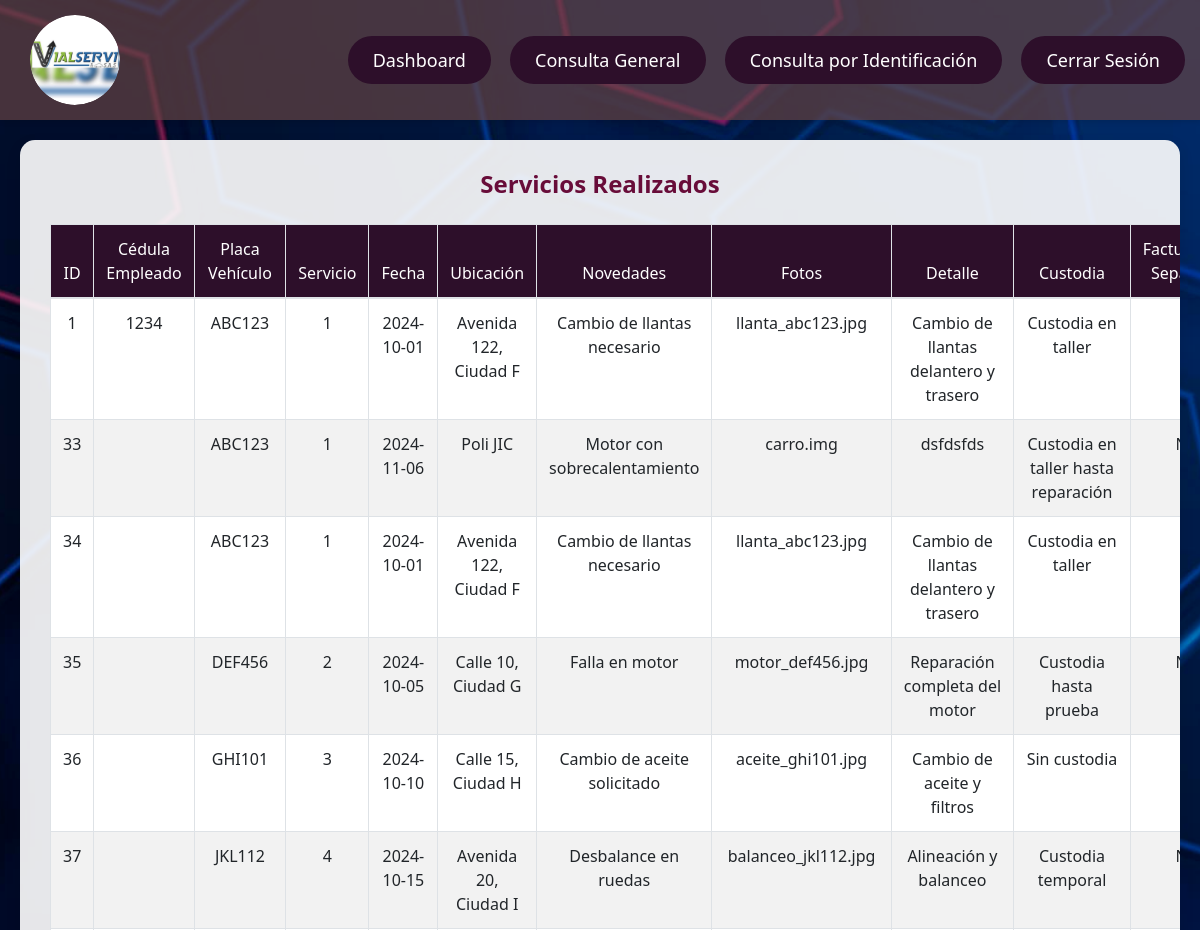
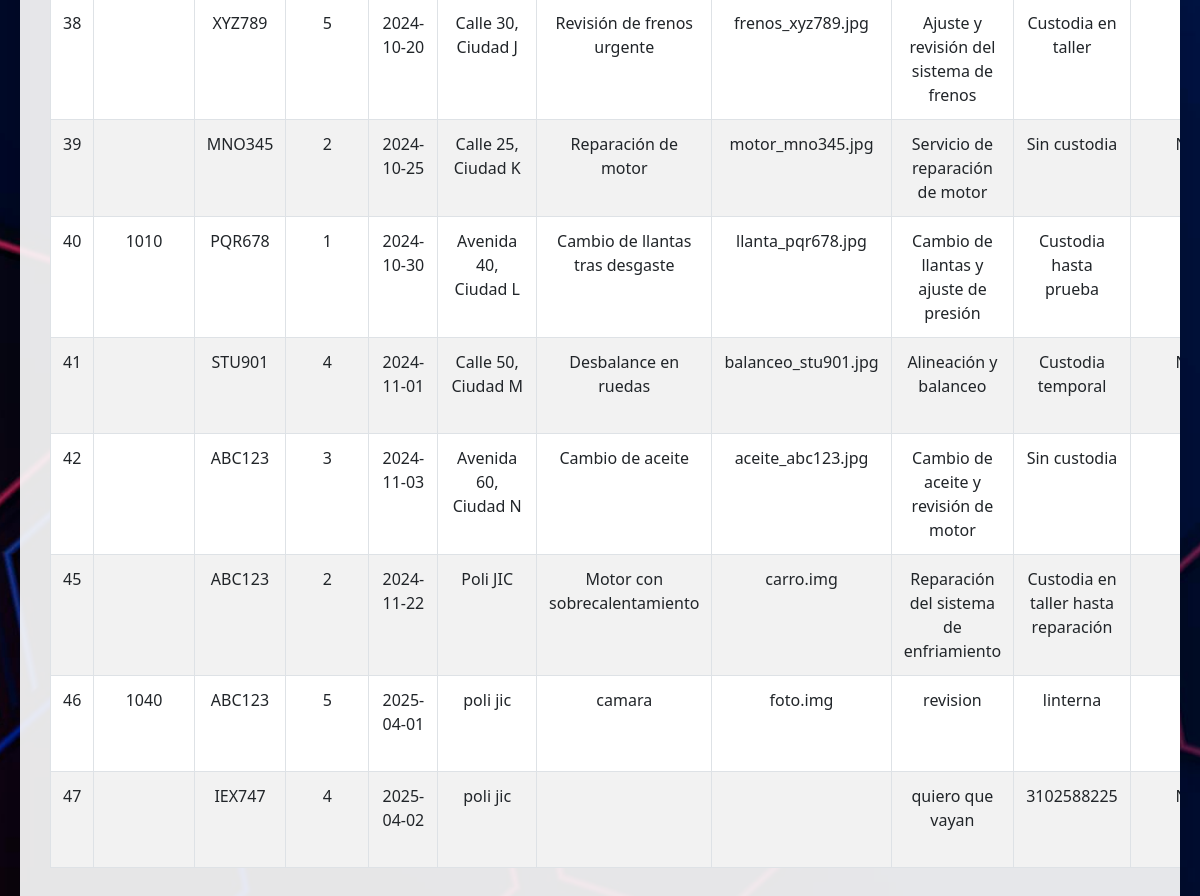
Page /consulta_general.php (signed in) on the committed database (2 pictures, top to bottom).
### tables this page shows
CREATE TABLE `servicios_realizados` (
  `Servicio_Realizado_id` int(11) NOT NULL,
  `Cedula_Empleado_id_Servicios_Realizados` int(11) DEFAULT NULL,
  `Vehiculo_id_Servicios_Realizados` varchar(20) DEFAULT NULL,
  `Servicio_id_Servicios_Realizados` int(11) DEFAULT NULL,
  `Fecha` date DEFAULT NULL,
  `Ubicación` varchar(255) DEFAULT NULL,
  `Novedades` text DEFAULT NULL,
  `Fotos` text DEFAULT NULL,
  `Detalle_Servicio` text DEFAULT NULL,
  `Custodia_Servicio` text DEFAULT NULL,
  `Facturación_Separada` tinyint(1) DEFAULT NULL
);

### consulta_general.php (the view, shortened to what this page needs)
<?php
require_once 'config.php';
$sql = "SELECT * FROM servicios_realizados";
$result = $conn->query($sql);
?>
<!DOCTYPE html>
<html lang="es">
<head>
    <link href="https://stackpath.bootstrapcdn.com/bootstrap/4.5.2/css/bootstrap.min.css" rel="stylesheet">
    <link rel="stylesheet" href="https://cdnjs.cloudflare.com/ajax/libs/font-awesome/5.15.4/css/all.min.css">
</head>
<body>
<div id="mySidebar" class="sidebar">
    <div class="logo-container">
        <img src="Imagenes/Logo.jpg" alt="Logo" class="logo">
    </div>
    <div>
         <a href="dashboard.php" data-no-warning>Dashboard</a>
         <a href="consulta_general.php" data-no-warning>Consulta General</a>
         <a href="consulta_identificacion.php" data-no-warning>Consulta por Identificación</a>
         <a href="logout.php" data-no-warning>Cerrar Sesión</a>
     </div>
</div>
<div class="main-content">
    <div class="container">
        <h2>Servicios Realizados</h2>
        <table class="table table-bordered">
            <thead>
                <tr>
                    <th>ID</th>
                    <th>Cédula Empleado</th>
                    <th>Placa Vehículo</th>
                    <th>Servicio</th>
                    <th>Fecha</th>
                    <th>Ubicación</th>
                    <th>Novedades</th>
                    <th>Fotos</th>
                    <th>Detalle</th>
                    <th>Custodia</th>
                    <th>Facturación Separada</th>
                </tr>
            </thead>
            <tbody>
                <?php
                if ($result->num_rows > 0) {
                    while ($row = $result->fetch_assoc()) {
                        echo "<tr>";
                        echo "<td>" . $row['Servicio_Realizado_id'] . "</td>";
                        echo "<td>" . $row['Cedula_Empleado_id_Servicios_Realizados'] . "</td>";
                        echo "<td>" . $row['Vehiculo_id_Servicios_Realizados'] . "</td>";
                        echo "<td>" . $row['Servicio_id_Servicios_Realizados'] . "</td>";
                        echo "<td>" . $row['Fecha'] . "</td>";
                        echo "<td>" . $row['Ubicación'] . "</td>";
                        echo "<td>" . $row['Novedades'] . "</td>";
                        echo "<td>" . $row['Fotos'] . "</td>";
                        echo "<td>" . $row['Detalle_Servicio'] . "</td>";
                        echo "<td>" . $row['Custodia_Servicio'] . "</td>";
                        echo "<td>" . ($row['Facturación_Separada'] ? 'Sí' : 'No') . "</td>";
                        echo "</tr>";
                    }
                    } else {
                        echo "<tr><td colspan='12'>No se encontraron registros</td></tr>";
                    }
                ?>
            </tbody>
        </table>
    </div>
</div>
</body>
</html>

### consulta_general.php (style rules this page uses)
* { margin: 0; padding: 0; box-sizing: border-box; }
body { font-family: 'Segoe UI', Tahoma, Geneva, Verdana, sans-serif; background-image: url('Imagenes/ConsultaGeneral.jpg'); background-size: cover; background-position: center; background-repeat: no-repeat; display: flex; flex-direction: column; min-height: 100vh; }
.sidebar { width: 100%; position: fixed; top: 0; left: 0; background-color: rgba(100, 67, 67, 0.7); padding: 15px 0; z-index: 1000; display: flex; justify-content: space-between; align-items: center; box-shadow: 0 2px 5px rgba(0, 0, 0, 0.1); }
.sidebar a { padding: 12px 25px; text-decoration: none; font-size: 18px; color: #fff; background-color: #2d0f2a; margin-right: 15px; border-radius: 50px; transition: background-color 0.3s ease, transform 0.3s ease; }
.logo-container { margin-left: 30px; border-radius: 50%; width: 90px; height: 90px; overflow: hidden; }
.logo { width: 100%; height: 100%; object-fit: cover; box-shadow: 0 4px 10px rgba(0, 0, 0, 0.2); border-radius: 50%; }
.main-content { padding: 20px; margin-top: 120px; flex-grow: 1; display: flex; justify-content: center; align-items: center; }
.container { background-color: rgba(255, 255, 255, 0.9); padding: 30px; border-radius: 15px; box-shadow: 0 6px 15px rgba(0, 0, 0, 0.1); max-width: 1200px; width: 100%; overflow: auto; }
h2 { text-align: center; color: #680c39; margin-bottom: 25px; font-size: 24px; font-weight: 600; }
.table { background-color: #fff; border-radius: 10px; overflow: auto; }
th { background-color: #2d0f2a; color: white; font-weight: bold; }
th, td { padding: 12px; text-align: center; font-weight: 500; }
tr:nth-child(even) { background-color: #f2f2f2; }

### rows in the picture
servicios_realizados: Servicio_Realizado_id "1", Cedula_Empleado_id_Servicios_Realizados "1234", Vehiculo_id_Servicios_Realizados "ABC123", Servicio_id_Servicios_Realizados "1", Fecha "2024-10-01", Ubicación "Avenida 122, Ciudad F", Novedades "Cambio de llantas necesario", Fotos "llanta_abc123.jpg", Detalle_Servicio "Cambio de llantas delantero y trasero", Custodia_Servicio "Custodia en taller"
servicios_realizados: Servicio_Realizado_id "33", Vehiculo_id_Servicios_Realizados "ABC123", Servicio_id_Servicios_Realizados "1", Fecha "2024-11-06", Ubicación "Poli JIC", Novedades "Motor con sobrecalentamiento", Fotos "carro.img", Detalle_Servicio "dsfdsfds", Custodia_Servicio "Custodia en taller hasta reparación"
servicios_realizados: Servicio_Realizado_id "34", Vehiculo_id_Servicios_Realizados "ABC123", Servicio_id_Servicios_Realizados "1", Fecha "2024-10-01", Ubicación "Avenida 122, Ciudad F", Novedades "Cambio de llantas necesario", Fotos "llanta_abc123.jpg", Detalle_Servicio "Cambio de llantas delantero y trasero", Custodia_Servicio "Custodia en taller"
servicios_realizados: Servicio_Realizado_id "35", Vehiculo_id_Servicios_Realizados "DEF456", Servicio_id_Servicios_Realizados "2", Fecha "2024-10-05", Ubicación "Calle 10, Ciudad G", Novedades "Falla en motor", Fotos "motor_def456.jpg", Detalle_Servicio "Reparación completa del motor", Custodia_Servicio "Custodia hasta prueba"
servicios_realizados: Servicio_Realizado_id "36", Vehiculo_id_Servicios_Realizados "GHI101", Servicio_id_Servicios_Realizados "3", Fecha "2024-10-10", Ubicación "Calle 15, Ciudad H", Novedades "Cambio de aceite solicitado", Fotos "aceite_ghi101.jpg", Detalle_Servicio "Cambio de aceite y filtros", Custodia_Servicio "Sin custodia"
servicios_realizados: Servicio_Realizado_id "37", Vehiculo_id_Servicios_Realizados "JKL112", Servicio_id_Servicios_Realizados "4", Fecha "2024-10-15", Ubicación "Avenida 20, Ciudad I", Novedades "Desbalance en ruedas", Fotos "balanceo_jkl112.jpg", Detalle_Servicio "Alineación y balanceo", Custodia_Servicio "Custodia temporal"
servicios_realizados: Servicio_Realizado_id "38", Vehiculo_id_Servicios_Realizados "XYZ789", Servicio_id_Servicios_Realizados "5", Fecha "2024-10-20", Ubicación "Calle 30, Ciudad J", Novedades "Revisión de frenos urgente", Fotos "frenos_xyz789.jpg", Detalle_Servicio "Ajuste y revisión del sistema de frenos", Custodia_Servicio "Custodia en taller"
servicios_realizados: Servicio_Realizado_id "39", Vehiculo_id_Servicios_Realizados "MNO345", Servicio_id_Servicios_Realizados "2", Fecha "2024-10-25", Ubicación "Calle 25, Ciudad K", Novedades "Reparación de motor", Fotos "motor_mno345.jpg", Detalle_Servicio "Servicio de reparación de motor", Custodia_Servicio "Sin custodia"
servicios_realizados: Servicio_Realizado_id "40", Cedula_Empleado_id_Servicios_Realizados "1010", Vehiculo_id_Servicios_Realizados "PQR678", Servicio_id_Servicios_Realizados "1", Fecha "2024-10-30", Ubicación "Avenida 40, Ciudad L", Novedades "Cambio de llantas tras desgaste", Fotos "llanta_pqr678.jpg", Detalle_Servicio "Cambio de llantas y ajuste de presión", Custodia_Servicio "Custodia hasta prueba"
servicios_realizados: Servicio_Realizado_id "41", Vehiculo_id_Servicios_Realizados "STU901", Servicio_id_Servicios_Realizados "4", Fecha "2024-11-01", Ubicación "Calle 50, Ciudad M", Novedades "Desbalance en ruedas", Fotos "balanceo_stu901.jpg", Detalle_Servicio "Alineación y balanceo", Custodia_Servicio "Custodia temporal"
servicios_realizados: Servicio_Realizado_id "42", Vehiculo_id_Servicios_Realizados "ABC123", Servicio_id_Servicios_Realizados "3", Fecha "2024-11-03", Ubicación "Avenida 60, Ciudad N", Novedades "Cambio de aceite", Fotos "aceite_abc123.jpg", Detalle_Servicio "Cambio de aceite y revisión de motor", Custodia_Servicio "Sin custodia"
servicios_realizados: Servicio_Realizado_id "45", Vehiculo_id_Servicios_Realizados "ABC123", Servicio_id_Servicios_Realizados "2", Fecha "2024-11-22", Ubicación "Poli JIC", Novedades "Motor con sobrecalentamiento", Fotos "carro.img", Detalle_Servicio "Reparación del sistema de enfriamiento", Custodia_Servicio "Custodia en taller hasta reparación"
servicios_realizados: Servicio_Realizado_id "46", Cedula_Empleado_id_Servicios_Realizados "1040", Vehiculo_id_Servicios_Realizados "ABC123", Servicio_id_Servicios_Realizados "5", Fecha "2025-04-01", Ubicación "poli jic", Novedades "camara", Fotos "foto.img", Detalle_Servicio "revision", Custodia_Servicio "linterna"
servicios_realizados: Servicio_Realizado_id "47", Vehiculo_id_Servicios_Realizados "IEX747", Servicio_id_Servicios_Realizados "4", Fecha "2025-04-02", Ubicación "poli jic", Detalle_Servicio "quiero que vayan", Custodia_Servicio "3102588225"
